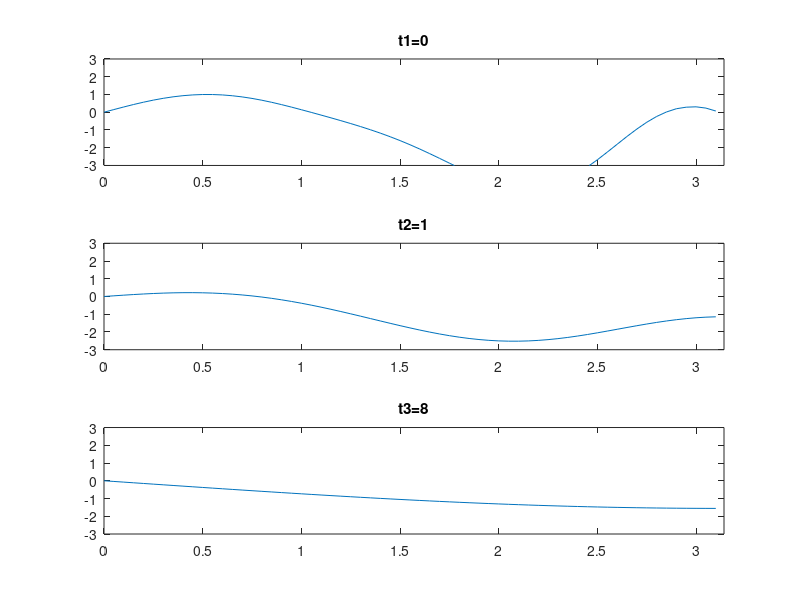

MATLAB code to generate this figure:
function tema12

%Parametri
t_max = 8;
L= pi;
x=0:0.05:L;
t=0:t_max/100:t_max;

%Funkciq phi(x)
function y=phi(x)
    for i=1:length(x)
        if x(i) >= 0 && x(i) <= 1 
            y(i) = sin(3*x(i)); 
        else 
            y(i) = sin(3*x(i))-5*(x(i)-1)^3*(sin(x(i)))^3;
        end
    end
end

% Funkciq u(x,t)
function y=u(x,t)
 y=0;
%55-ta chastichna suma
    for k=0:54 
         Xk=sin((2*k+1)*x/2); % sobstveni funkcii
         Ak=trapz(x, phi(x).*Xk)*(2/pi);
         Tk=Ak*exp((-((2*k+1)/2).^2)*t/7);
         y=y+Tk*Xk;
    end
end

for n=1:length(t)
     plot(x,u(x,t(n)))
     axis([0,pi,-3,3])
     M(n)=getframe;
end
movie(M,1)

%Grafiki v 3 razlichni momenta ( t1=0, t2=1, t3=8 )
subplot(3,1,1)
plot(x,u(x,0))
title('t1=0')
axis([0,pi,-3,3])

subplot(3,1,2)
plot(x,u(x,1))
title('t2=1')
axis([0,pi,-3,3])

subplot(3,1,3)
plot(x,u(x,8))
title('t3=8')
axis([0,pi,-3,3])
end